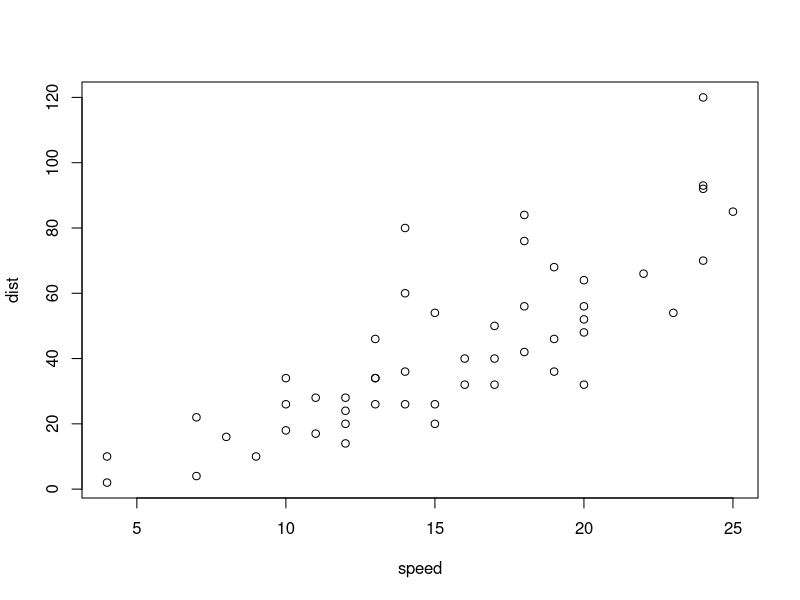
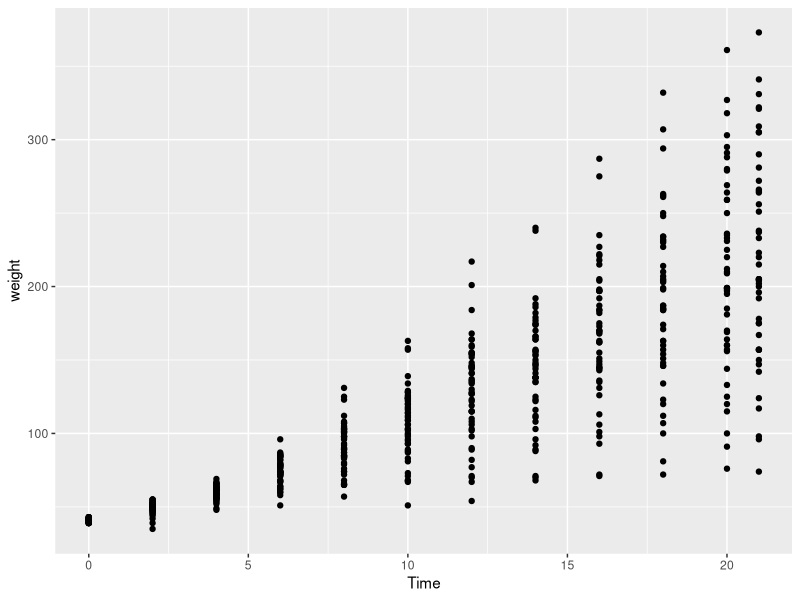
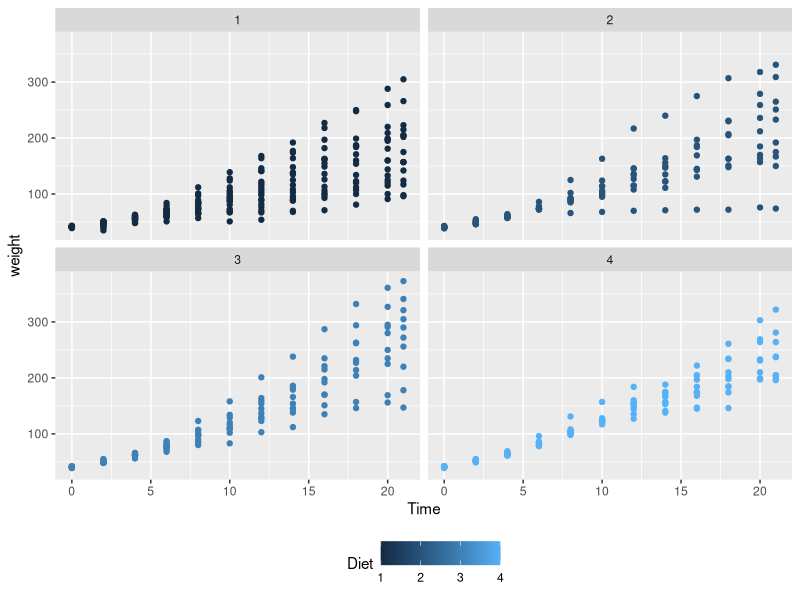

Recreate these plots in R, in order.
## ---- chunk 1
plot(cars)
## ---- chunk 2
help(median)
?sd
?max
## ---- chunk 3
#1. 
ceiling(18.33); signif(9488, 2)
#2. 
exp(1); log10(1000)
#3. 
sign(-2.9); sign(32)
#4. 
abs(-27.9) ; abs(11.9)
## ---- chunk 4
# Calculate the `gross` by adding the `tax` to `net` amount
  net <- c(108.99, 291.42, 16.28, 62.29, 31.77)
  tax <- c(22.89, 17.49, 0.98, 13.08, 6.67)
  
  
## ---- chunk 5
# Load tidyverse
suppressWarnings(library(tidyverse))
# Load the data
CW <- read_csv("ChickWeight.csv")
## ---- chunk 6
# Plotting chick weight
ggplot(CW, aes(Time, weight)) + geom_point() 

# Switch the variables `Time` and `weight` in code used for the plot on the right?
# What do you think of this new plot compared to the original?
## ---- chunk 7
# Adding jitter to the points
# Copy and paste the code below in a new code chunk
#Replace the `geom_point()` above with `geom_jitter()`. What do you observe?

ggplot(CW, aes(Time, weight, colour=Diet)) +
  geom_point() +
  facet_wrap(~Diet) +
  theme(legend.position = "bottom")
